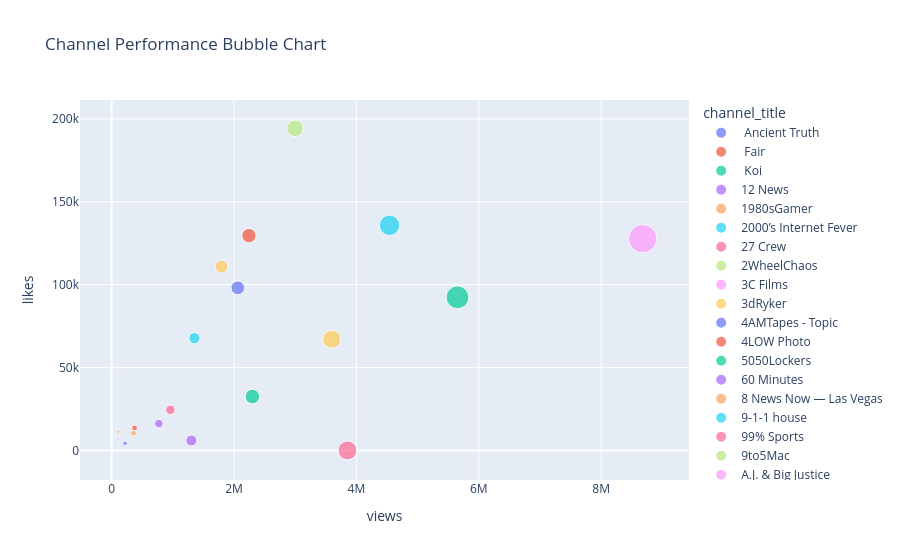

Here is the notebook cell this chart was saved with:
### Code cell
top = df.groupby('channel_title').agg({'views':'sum','likes':'sum'}).reset_index().head(20)

fig = px.scatter(top,
                 x='views',
                 y='likes',
                 size='views',
                 color='channel_title',
                 title="Channel Performance Bubble Chart")
fig.show()

### Figure 1 — Plotly figure (JSON) as saved in the notebook; plotly's stock layout.template omitted (floating-point values rounded to 4 significant figures)
{"data": [{"hovertemplate": "channel_title= Ancient Truth<br>views=%{marker.size}<br>likes=%{y}<extra></extra>", "legendgroup": " Ancient Truth", "marker": {"color": "#636efa", "size": [2061404], "sizemode": "area", "sizeref": 21700.0, "symbol": "circle"}, "mode": "markers", "name": " Ancient Truth", "orientation": "v", "showlegend": true, "type": "scatter", "x": [2061404], "xaxis": "x", "y": [98100], "yaxis": "y"}, {"hovertemplate": "channel_title= Fair<br>views=%{marker.size}<br>likes=%{y}<extra></extra>", "legendgroup": " Fair", "marker": {"color": "#EF553B", "size": [2243607], "sizemode": "area", "sizeref": 21700.0, "symbol": "circle"}, "mode": "markers", "name": " Fair", "orientation": "v", "showlegend": true, "type": "scatter", "x": [2243607], "xaxis": "x", "y": [129589], "yaxis": "y"}, {"hovertemplate": "channel_title= Koi<br>views=%{marker.size}<br>likes=%{y}<extra></extra>", "legendgroup": " Koi", "marker": {"color": "#00cc96", "size": [5651004], "sizemode": "area", "sizeref": 21700.0, "symbol": "circle"}, "mode": "markers", "name": " Koi", "orientation": "v", "showlegend": true, "type": "scatter", "x": [5651004], "xaxis": "x", "y": [92389], "yaxis": "y"}, {"hovertemplate": "channel_title=12 News<br>views=%{marker.size}<br>likes=%{y}<extra></extra>", "legendgroup": "12 News", "marker": {"color": "#ab63fa", "size": [1302751], "sizemode": "area", "sizeref": 21700.0, "symbol": "circle"}, "mode": "markers", "name": "12 News", "orientation": "v", "showlegend": true, "type": "scatter", "x": [1302751], "xaxis": "x", "y": [6068], "yaxis": "y"}, {"hovertemplate": "channel_title=1980sGamer<br>views=%{marker.size}<br>likes=%{y}<extra></extra>", "legendgroup": "1980sGamer", "marker": {"color": "#FFA15A", "size": [107383], "sizemode": "area", "sizeref": 21700.0, "symbol": "circle"}, "mode": "markers", "name": "1980sGamer", "orientation": "v", "showlegend": true, "type": "scatter", "x": [107383], "xaxis": "x", "y": [11350], "yaxis": "y"}, {"hovertemplate": "channel_title=2000’s Internet Fever<br>views=%{marker.size}<br>likes=%{y}<extra></extra>", "legendgroup": "2000’s Internet Fever", "marker": {"color": "#19d3f3", "size": [1352710], "sizemode": "area", "sizeref": 21700.0, "symbol": "circle"}, "mode": "markers", "name": "2000’s Internet Fever", "orientation": "v", "showlegend": true, "type": "scatter", "x": [1352710], "xaxis": "x", "y": [67715], "yaxis": "y"}, {"hovertemplate": "channel_title=27 Crew<br>views=%{marker.size}<br>likes=%{y}<extra></extra>", "legendgroup": "27 Crew", "marker": {"color": "#FF6692", "size": [3853890], "sizemode": "area", "sizeref": 21700.0, "symbol": "circle"}, "mode": "markers", "name": "27 Crew", "orientation": "v", "showlegend": true, "type": "scatter", "x": [3853890], "xaxis": "x", "y": [0], "yaxis": "y"}, {"hovertemplate": "channel_title=2WheelChaos<br>views=%{marker.size}<br>likes=%{y}<extra></extra>", "legendgroup": "2WheelChaos", "marker": {"color": "#B6E880", "size": [2996678], "sizemode": "area", "sizeref": 21700.0, "symbol": "circle"}, "mode": "markers", "name": "2WheelChaos", "orientation": "v", "showlegend": true, "type": "scatter", "x": [2996678], "xaxis": "x", "y": [194325], "yaxis": "y"}, {"hovertemplate": "channel_title=3C Films<br>views=%{marker.size}<br>likes=%{y}<extra></extra>", "legendgroup": "3C Films", "marker": {"color": "#FF97FF", "size": [107792], "sizemode": "area", "sizeref": 21700.0, "symbol": "circle"}, "mode": "markers", "name": "3C Films", "orientation": "v", "showlegend": true, "type": "scatter", "x": [107792], "xaxis": "x", "y": [6893], "yaxis": "y"}, {"hovertemplate": "channel_title=3dRyker<br>views=%{marker.size}<br>likes=%{y}<extra></extra>", "legendgroup": "3dRyker", "marker": {"color": "#FECB52", "size": [3595691], "sizemode": "area", "sizeref": 21700.0, "symbol": "circle"}, "mode": "markers", "name": "3dRyker", "orientation": "v", "showlegend": true, "type": "scatter", "x": [3595691], "xaxis": "x", "y": [67124], "yaxis": "y"}, {"hovertemplate": "channel_title=4AMTapes - Topic<br>views=%{marker.size}<br>likes=%{y}<extra></extra>", "legendgroup": "4AMTapes - Topic", "marker": {"color": "#636efa", "size": [219654], "sizemode": "area", "sizeref": 21700.0, "symbol": "circle"}, "mode": "markers", "name": "4AMTapes - Topic", "orientation": "v", "showlegend": true, "type": "scatter", "x": [219654], "xaxis": "x", "y": [4318], "yaxis": "y"}, {"hovertemplate": "channel_title=4LOW Photo<br>views=%{marker.size}<br>likes=%{y}<extra></extra>", "legendgroup": "4LOW Photo", "marker": {"color": "#EF553B", "size": [374542], "sizemode": "area", "sizeref": 21700.0, "symbol": "circle"}, "mode": "markers", "name": "4LOW Photo", "orientation": "v", "showlegend": true, "type": "scatter", "x": [374542], "xaxis": "x", "y": [13585], "yaxis": "y"}, {"hovertemplate": "channel_title=5050Lockers <br>views=%{marker.size}<br>likes=%{y}<extra></extra>", "legendgroup": "5050Lockers ", "marker": {"color": "#00cc96", "size": [2299475], "sizemode": "area", "sizeref": 21700.0, "symbol": "circle"}, "mode": "markers", "name": "5050Lockers ", "orientation": "v", "showlegend": true, "type": "scatter", "x": [2299475], "xaxis": "x", "y": [32517], "yaxis": "y"}, {"hovertemplate": "channel_title=60 Minutes<br>views=%{marker.size}<br>likes=%{y}<extra></extra>", "legendgroup": "60 Minutes", "marker": {"color": "#ab63fa", "size": [770081], "sizemode": "area", "sizeref": 21700.0, "symbol": "circle"}, "mode": "markers", "name": "60 Minutes", "orientation": "v", "showlegend": true, "type": "scatter", "x": [770081], "xaxis": "x", "y": [16201], "yaxis": "y"}, {"hovertemplate": "channel_title=8 News Now — Las Vegas<br>views=%{marker.size}<br>likes=%{y}<extra></extra>", "legendgroup": "8 News Now — Las Vegas", "marker": {"color": "#FFA15A", "size": [357880], "sizemode": "area", "sizeref": 21700.0, "symbol": "circle"}, "mode": "markers", "name": "8 News Now — Las Vegas", "orientation": "v", "showlegend": true, "type": "scatter", "x": [357880], "xaxis": "x", "y": [10415], "yaxis": "y"}, {"hovertemplate": "channel_title=9-1-1 house<br>views=%{marker.size}<br>likes=%{y}<extra></extra>", "legendgroup": "9-1-1 house", "marker": {"color": "#19d3f3", "size": [4541178], "sizemode": "area", "sizeref": 21700.0, "symbol": "circle"}, "mode": "markers", "name": "9-1-1 house", "orientation": "v", "showlegend": true, "type": "scatter", "x": [4541178], "xaxis": "x", "y": [135798], "yaxis": "y"}, {"hovertemplate": "channel_title=99% Sports<br>views=%{marker.size}<br>likes=%{y}<extra></extra>", "legendgroup": "99% Sports", "marker": {"color": "#FF6692", "size": [959027], "sizemode": "area", "sizeref": 21700.0, "symbol": "circle"}, "mode": "markers", "name": "99% Sports", "orientation": "v", "showlegend": true, "type": "scatter", "x": [959027], "xaxis": "x", "y": [24485], "yaxis": "y"}, {"hovertemplate": "channel_title=9to5Mac<br>views=%{marker.size}<br>likes=%{y}<extra></extra>", "legendgroup": "9to5Mac", "marker": {"color": "#B6E880", "size": [29179], "sizemode": "area", "sizeref": 21700.0, "symbol": "circle"}, "mode": "markers", "name": "9to5Mac", "orientation": "v", "showlegend": true, "type": "scatter", "x": [29179], "xaxis": "x", "y": [1299], "yaxis": "y"}, {"hovertemplate": "channel_title=A.J. & Big Justice<br>views=%{marker.size}<br>likes=%{y}<extra></extra>", "legendgroup": "A.J. & Big Justice", "marker": {"color": "#FF97FF", "size": [8679142], "sizemode": "area", "sizeref": 21700.0, "symbol": "circle"}, "mode": "markers", "name": "A.J. & Big Justice", "orientation": "v", "showlegend": true, "type": "scatter", "x": [8679142], "xaxis": "x", "y": [127717], "yaxis": "y"}, {"hovertemplate": "channel_title=A24<br>views=%{marker.size}<br>likes=%{y}<extra></extra>", "legendgroup": "A24", "marker": {"color": "#FECB52", "size": [1795180], "sizemode": "area", "sizeref": 21700.0, "symbol": "circle"}, "mode": "markers", "name": "A24", "orientation": "v", "showlegend": true, "type": "scatter", "x": [1795180], "xaxis": "x", "y": [110875], "yaxis": "y"}], "layout": {"legend": {"itemsizing": "constant", "title": {"text": "channel_title"}, "tracegroupgap": 0}, "title": {"text": "Channel Performance Bubble Chart"}, "xaxis": {"anchor": "y", "domain": [0, 1], "title": {"text": "views"}}, "yaxis": {"anchor": "x", "domain": [0, 1], "title": {"text": "likes"}}}}
